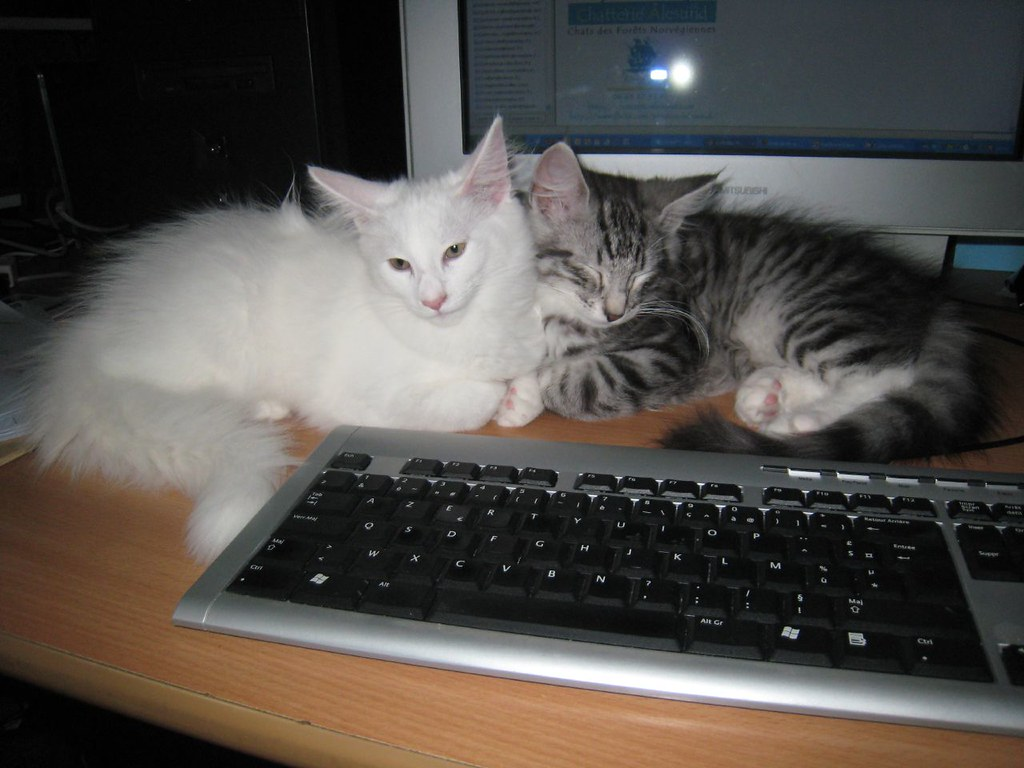
#> input picture source/image_1.jpg, 1024 x 768 px
$ python contours_clavier_sobel.py   (older library calls are emulated)
#> lines starting #> are read from the running program, lines starting #| are printed output that depends on the picture
import cv2
import numpy as np

# Lire l'image
img = cv2.imread('source/image_1.jpg', 0)
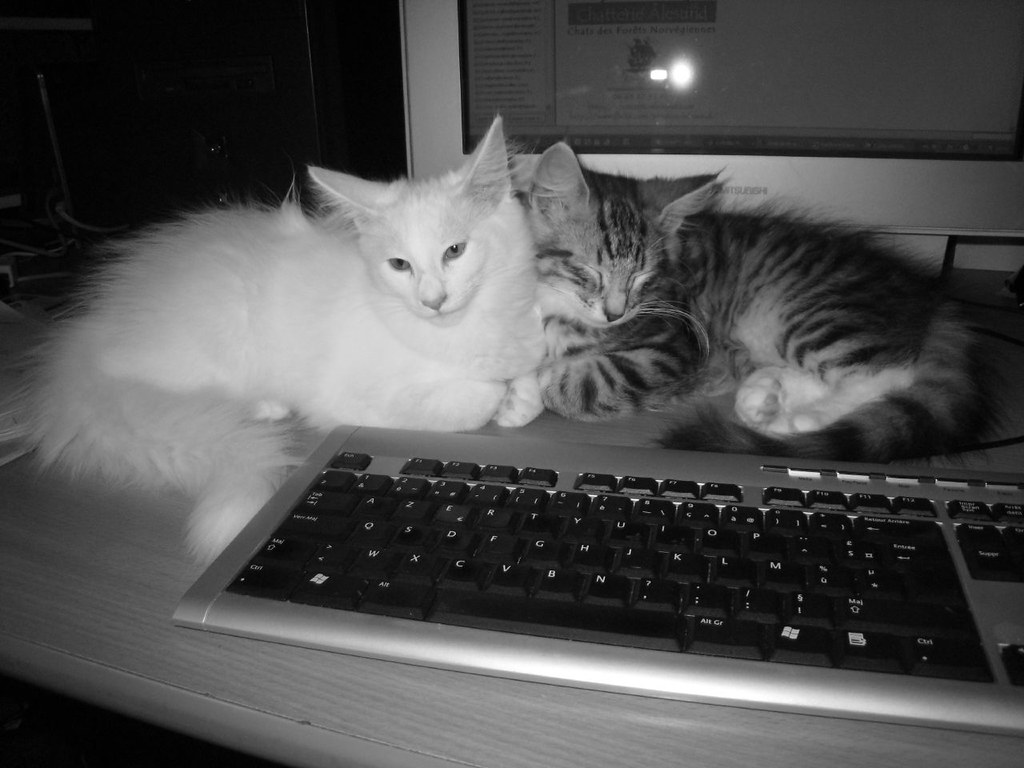
#> img: shape (768, 1024); min 0, max 255, mean 79.8

# Appliquer le filtre de Sobel pour les contours verticaux du clavier
sobelx_clavier = cv2.Sobel(img, cv2.CV_64F, 1, 0, ksize=3)
sobelx_clavier = cv2.convertScaleAbs(sobelx_clavier)
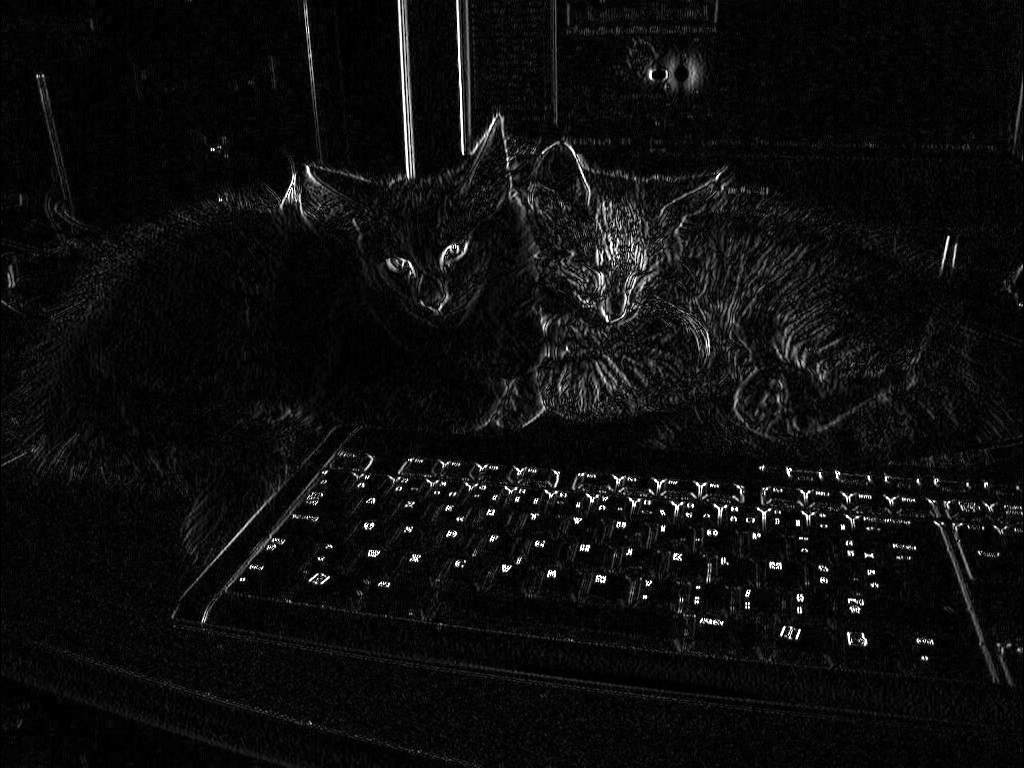
#> sobelx_clavier: shape (768, 1024); min 0, max 255, mean 13.4

# Appliquer le filtre de Sobel pour les contours horizontaux du clavier
sobely_clavier = cv2.Sobel(img, cv2.CV_64F, 0, 1, ksize=3)
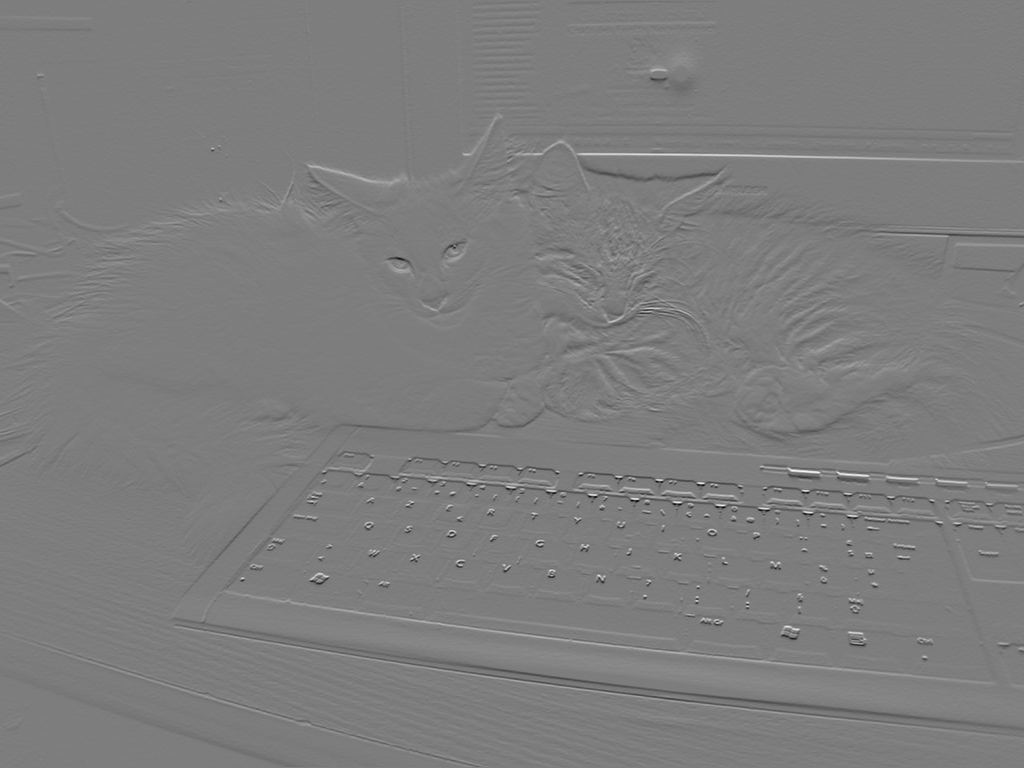
#> sobely_clavier: shape (768, 1024) float64; min -807, max 832, mean 0.5; drawn with min black and max white
sobely_clavier = cv2.convertScaleAbs(sobely_clavier)
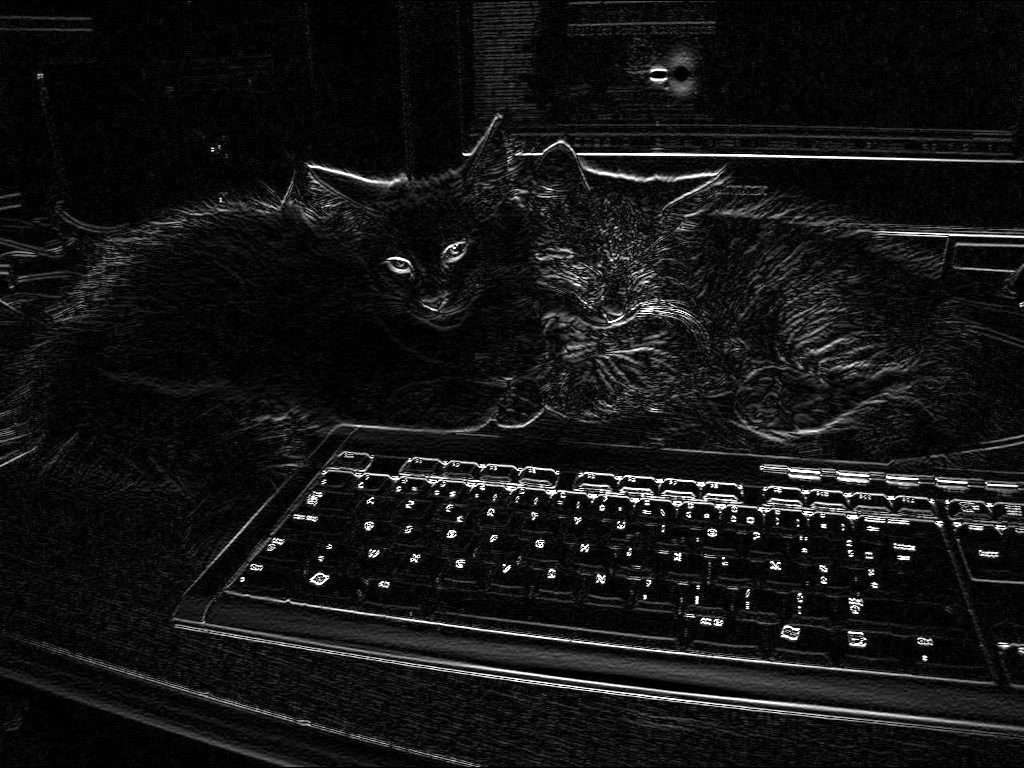
#> sobely_clavier: shape (768, 1024); min 0, max 255, mean 20.5

# Combiner les deux pour obtenir tous les contours
sobel_clavier = cv2.bitwise_or(sobelx_clavier, sobely_clavier)
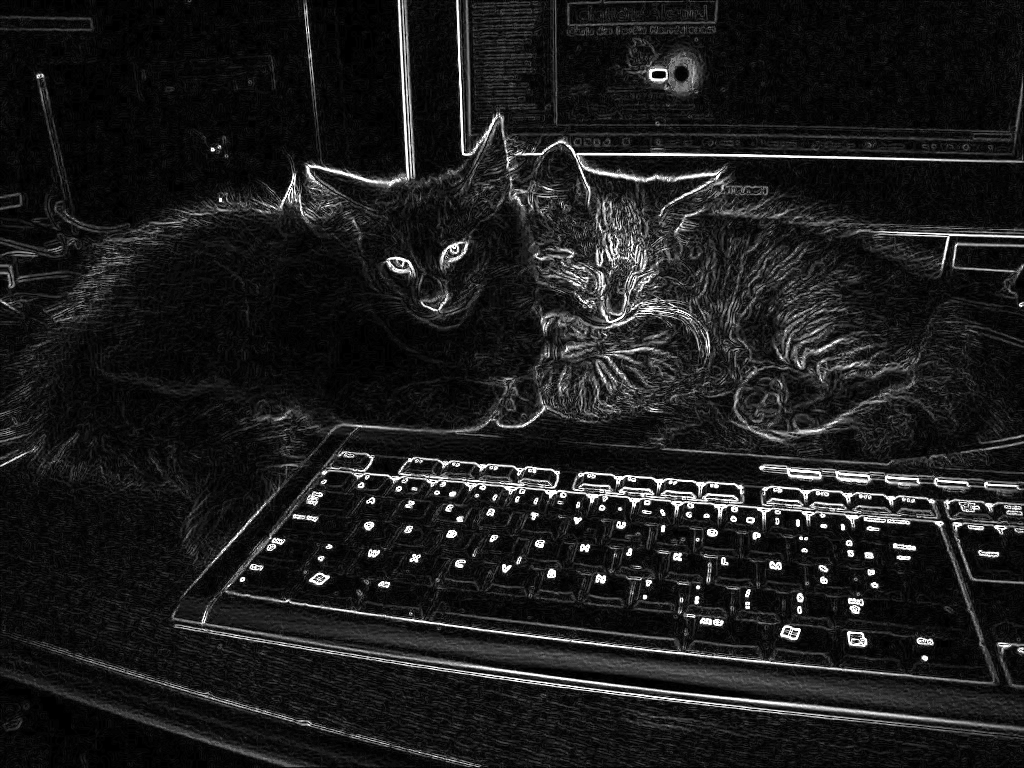
#> sobel_clavier: shape (768, 1024); min 0, max 255, mean 28.5
cv2.imshow("Contours du Clavier avec Sobel", sobel_clavier)
cv2.waitKey(0)
cv2.destroyAllWindows()
